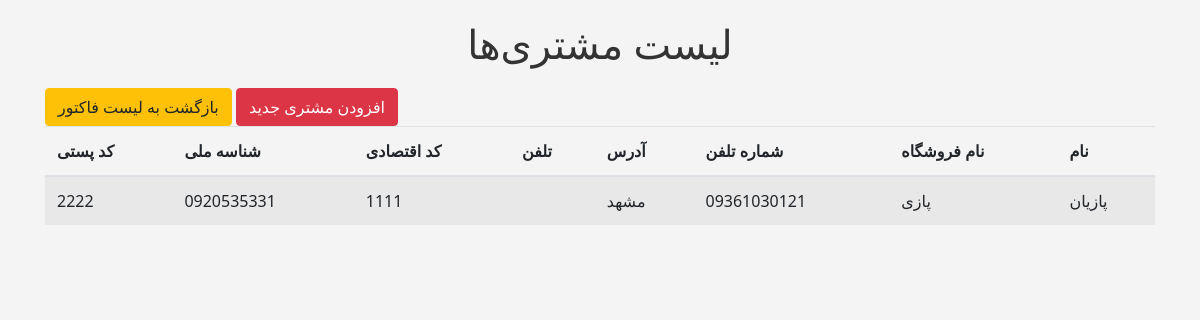
Before: /invoices/customers/ with the older database file.
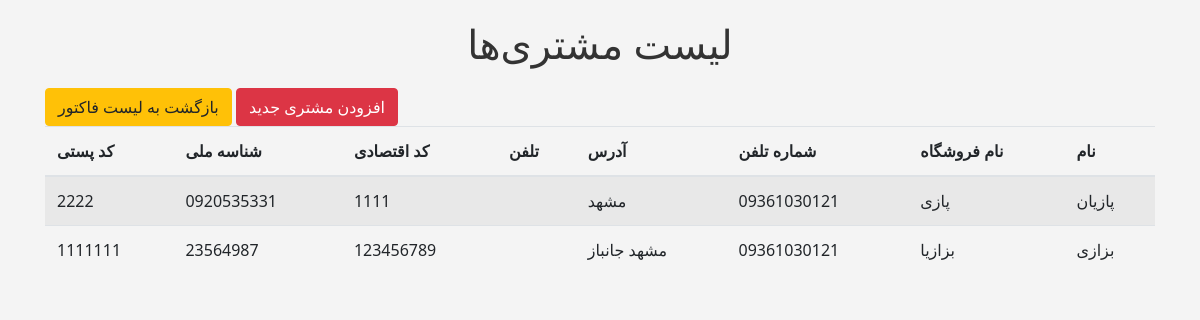
After: the same page with the newer database file.
### invoices/models.py (models this page shows, shortened)
class Customer(models.Model):
    full_name = models.CharField(max_length=255)
    phone_number = models.CharField(max_length=20)
    address = models.TextField()
    national_id = models.CharField(max_length=20)
    economic_code = models.CharField(max_length=20)
    postal_code = models.CharField(max_length=20)
    store_name = models.CharField(max_length=255)

### invoices/views.py (the view)
# urls.py: path('customers/', customer_list, name='customer_list'),
def customer_list(request):
    customers = Customer.objects.all()
    return render(request, 'invoices/customer_list.html', {'customers': customers})

### invoices/templates/invoices/customer_list.html (shortened to what this page needs)
<!DOCTYPE html>
<html lang="fa">
<head>
    <link href="https://maxcdn.bootstrapcdn.com/bootstrap/4.5.2/css/bootstrap.min.css" rel="stylesheet">
</head>
<body dir="rtl">
    <div class="container">
        <h1>لیست مشتری‌ها</h1>
        <a href="{% url 'add_customer' %}" class="btn btn-danger">افزودن مشتری جدید</a>
        <a href="{% url 'invoice_list' %}" class="btn btn-warning">بازگشت به لیست فاکتور</a>
        <table class="table table-striped">
            <thead>
                <tr>
                    <th>نام</th>
                    <th>نام فروشگاه</th>
                    <th>شماره تلفن</th>
                    <th>آدرس</th>
                    <th>تلفن</th>
                    <th>کد اقتصادی</th>
                    <th>شناسه ملی</th>
                    <th>کد پستی</th>
                </tr>
            </thead>
            <tbody>
                {% for customer in customers %}
                <tr>
                    <td>{{ customer.full_name }}</td>
                    <td>{{ customer.store_name }}</td>
                    <td>{{ customer.phone_number }}</td>
                    <td>{{ customer.address }}</td>
                    <td>{{ customer.telephone }}</td>
                    <td>{{ customer.economic_code }}</td>
                    <td>{{ customer.national_id }}</td>
                    <td>{{ customer.postal_code }}</td>
                </tr>
                {% endfor %}
            </tbody>
        </table>
    </div>
</body>
</html>

Changed rows visible on the page:
added Customer: full_name "بزازی", store_name "بزازیا", phone_number "09361030121", address "مشهد جانباز", economic_code "123456789", national_id "23564987", postal_code "1111111"
